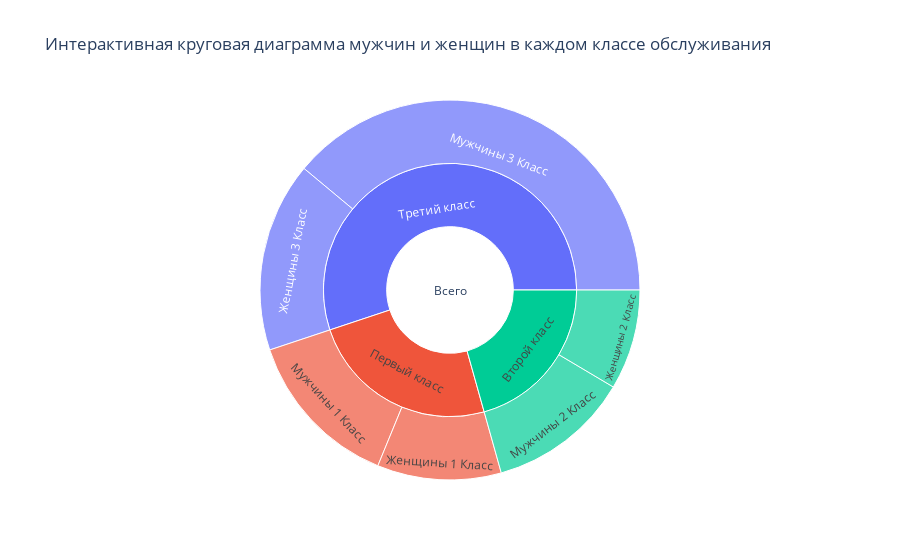

Notebook source saved alongside this figure:
### Code cell
data = dict(
    categories=["Всего", "Первый класс", "Второй класс", "Третий класс", "Мужчины 1 Класс", "Женщины 1 Класс", "Мужчины 2 Класс", "Женщины 2 Класс", "Мужчины 3 Класс", "Женщины 3 Класс"],
    parent=["", "Всего", "Всего", "Всего", "Первый класс", "Первый класс", "Второй класс", "Второй класс", "Третий класс", "Третий класс"],
    value=[100, pclass_passenger.iloc[0], pclass_passenger.iloc[1], pclass_passenger.iloc[2], pclass_sex.iloc[3], pclass_sex.iloc[0], pclass_sex.iloc[4], pclass_sex.iloc[1], pclass_sex.iloc[5], pclass_sex.iloc[2]])


fig = px.sunburst(data, names='categories', parents='parent', values='value', branchvalues='total', title='Интерактивная круговая диаграмма мужчин и женщин в каждом классе обслуживания')
fig.show()

### Figure 1 — Plotly figure (JSON) as saved in the notebook; plotly's stock layout.template omitted (floating-point values rounded to 4 significant figures)
{"data": [{"branchvalues": "total", "domain": {"x": [0, 1], "y": [0, 1]}, "hovertemplate": "categories=%{label}<br>value=%{value}<br>parent=%{parent}<extra></extra>", "labels": ["Всего", "Первый класс", "Второй класс", "Третий класс", "Мужчины 1 Класс", "Женщины 1 Класс", "Мужчины 2 Класс", "Женщины 2 Класс", "Мужчины 3 Класс", "Женщины 3 Класс"], "name": "", "parents": ["", "Всего", "Всего", "Всего", "Первый класс", "Первый класс", "Второй класс", "Второй класс", "Третий класс", "Третий класс"], "type": "sunburst", "values": [100, 24.24, 20.65, 55.11, 13.69, 10.55, 12.12, 8.53, 38.95, 16.16]}], "layout": {"legend": {"tracegroupgap": 0}, "title": {"text": "Интерактивная круговая диаграмма мужчин и женщин в каждом классе обслуживания"}}}
